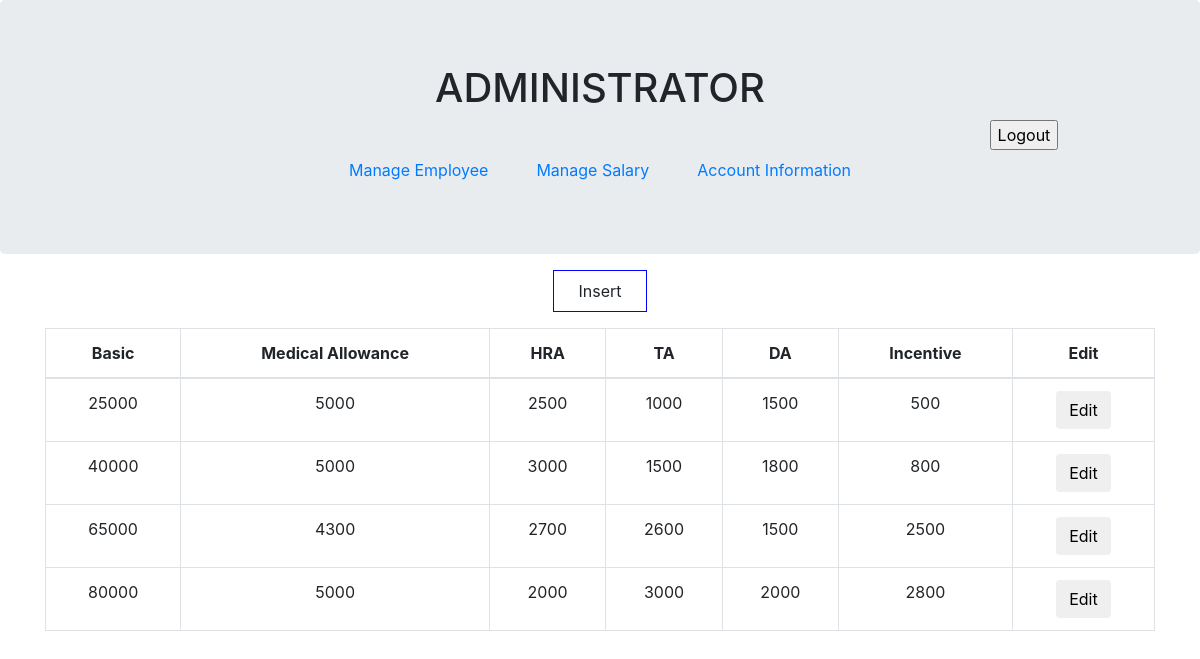
Page /manage_salary.php (signed in) on the committed database.
### tables this page shows
CREATE TABLE `salary` (
  `medical_allowance` int(10) DEFAULT NULL,
  `basic` int(10) NOT NULL,
  `hra` int(10) DEFAULT NULL,
  `ta` int(10) DEFAULT NULL,
  `da` int(10) DEFAULT NULL,
  `incentive` int(10) DEFAULT NULL,
  `aid` int(10) DEFAULT NULL
);

### manage_salary.php (the view, shortened to what this page needs)
<?php include 'dbconnect.php'?>
<?php
$id=$_SESSION['id'];
?>
<!DOCTYPE html>
<html lang="en">
<head>
  <link rel="stylesheet" href="https://maxcdn.bootstrapcdn.com/bootstrap/4.1.3/css/bootstrap.min.css">
  <link rel="stylesheet" href="administrator.css">
</head>
<body>
<div class="jumbotron row m-0">
  <h1 class="container col-sm-12 text-center">ADMINISTRATOR</h1>
  <form class="container col-sm-10 text-right" action="" method="POST">
    <input type="submit" name="Logout" value="Logout"/>
  </form>
  <nav class="container">
    <ul class="nav nav-pills justify-content-center">
      <li class="nav-item">
        <a class="nav-link pl-4 pr-4" href="manage_employee.php">Manage Employee</a>
      </li>
      <li class="nav-item">
        <a class="nav-link pl-4 pr-4" href="manage_salary.php">Manage Salary</a>
      </li>
      <li class="nav-item">
        <a class="nav-link pl-4 pr-4" href="a_account_info.php">Account Information</a>
      </li>
    </ul>
  </nav>
</div>
<nav class="container p-3">
  <ul class="nav nav-pills justify-content-center">
    <li class="nav-item" style="border:1px solid blue;">
      <a id="insert" class="nav-link pl-4 pr-4">Insert</a>
    </li>
  </ul>
</nav>
<div class="container">
  <table class="table table-bordered text-center">
    <thead>
      <tr>
        <th>Basic</th>
        <th>Medical Allowance</th>
        <th>HRA</th>
        <th>TA</th>
        <th>DA</th>
        <th>Incentive</th>
        <th>Edit</th>
      </tr>
    </thead>
    <tbody>
      <?php
        $result=mysqli_query($conn,"SELECT * FROM salary WHERE aid='$id';");
        while($row = mysqli_fetch_assoc($result)){ ?>
          <tr>
            <td><?php echo $row["basic"];?></td>
            <td><?php echo $row["medical_allowance"];?></td>
            <td><?php echo $row["hra"];?></td>
            <td><?php echo $row["ta"];?></td>
            <td><?php echo $row["da"];?></td>
            <td><?php echo $row["incentive"];?></td>
            <td>
              <form action="" method="post">
                <input id="edit" class="btn" type="submit" name="Edit" value="Edit">
              </form>
            </td>
          </tr>
        <?php }
        ?>
    </tbody>
  </table>
</div>
</body>
</html>

### rows in the picture
salary: basic "25000", medical_allowance "5000", hra "2500", ta "1000", da "1500", incentive "500"
salary: basic "40000", medical_allowance "5000", hra "3000", ta "1500", da "1800", incentive "800"
salary: basic "65000", medical_allowance "4300", hra "2700", ta "2600", da "1500", incentive "2500"
salary: basic "80000", medical_allowance "5000", hra "2000", ta "3000", da "2000", incentive "2800"
